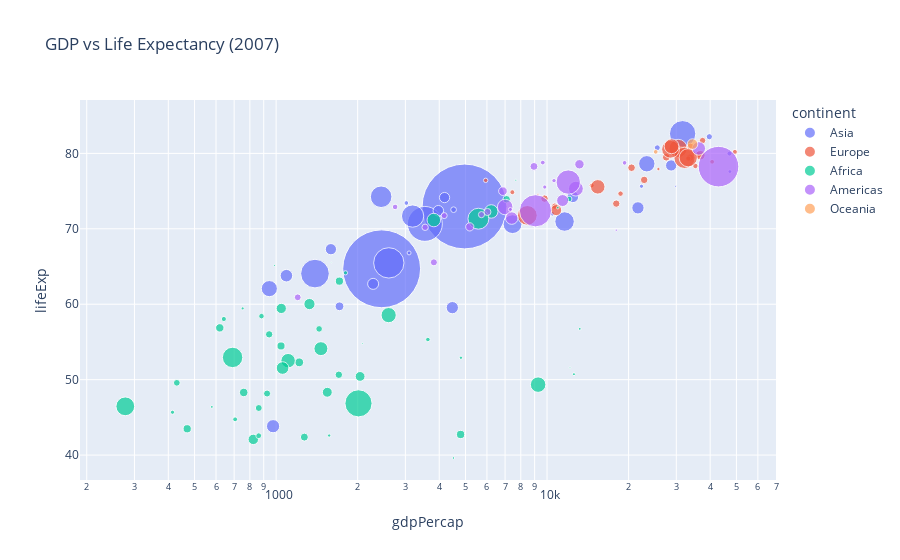

The cell this chart's notebook holds for it:
### Code cell
import plotly.express as px
import pandas as pd

# Sample data
df = px.data.gapminder().query("year == 2007")

# Interactive scatter plot
fig = px.scatter(df, x="gdpPercap", y="lifeExp",
                 size="pop", color="continent",
                 hover_name="country", log_x=True, size_max=60,
                 title="GDP vs Life Expectancy (2007)")

fig.show()

### Figure 1 — Plotly figure (JSON) as saved in the notebook; plotly's stock layout.template omitted (floating-point values rounded to 4 significant figures)
{"data": [{"hovertemplate": "<b>%{hovertext}</b><br><br>continent=Asia<br>gdpPercap=%{x}<br>lifeExp=%{y}<br>pop=%{marker.size}<extra></extra>", "hovertext": ["Afghanistan", "Bahrain", "Bangladesh", "Cambodia", "China", "Hong Kong, China", "India", "Indonesia", "Iran", "Iraq", "Israel", "Japan", "Jordan", "Korea, Dem. Rep.", "Korea, Rep.", "Kuwait", "Lebanon", "Malaysia", "Mongolia", "Myanmar", "Nepal", "Oman", "Pakistan", "Philippines", "Saudi Arabia", "Singapore", "Sri Lanka", "Syria", "Taiwan", "Thailand", "Vietnam", "West Bank and Gaza", "Yemen, Rep."], "legendgroup": "Asia", "marker": {"color": "#636efa", "size": [31889923, 708573, 150448339, 14131858, 1318683096, 6980412, 1110396331, 223547000, 69453570, 27499638, 6426679, 127467972, 6053193, 23301725, 49044790, 2505559, 3921278, 24821286, 2874127, 47761980, 28901790, 3204897, 169270617, 91077287, 27601038, 4553009, 20378239, 19314747, 23174294, 65068149, 85262356, 4018332, 22211743], "sizemode": "area", "sizeref": 366300.0, "symbol": "circle"}, "mode": "markers", "name": "Asia", "orientation": "v", "showlegend": true, "type": "scatter", "x": [974.6, 29800.0, 1391.0, 1714.0, 4959.0, 39720.0, 2452.0, 3541.0, 11610.0, 4471.0, 25520.0, 31660.0, 4519.0, 1593.0, 23350.0, 47310.0, 10460.0, 12450.0, 3096.0, 944.0, 1091.0, 22320.0, 2606.0, 3190.0, 21650.0, 47140.0, 3970.0, 4185.0, 28720.0, 7458.0, 2442.0, 3025.0, 2281.0], "xaxis": "x", "y": [43.83, 75.64, 64.06, 59.72, 72.96, 82.21, 64.7, 70.65, 70.96, 59.55, 80.75, 82.6, 72.53, 67.3, 78.62, 77.59, 71.99, 74.24, 66.8, 62.07, 63.78, 75.64, 65.48, 71.69, 72.78, 79.97, 72.4, 74.14, 78.4, 70.62, 74.25, 73.42, 62.7], "yaxis": "y"}, {"hovertemplate": "<b>%{hovertext}</b><br><br>continent=Europe<br>gdpPercap=%{x}<br>lifeExp=%{y}<br>pop=%{marker.size}<extra></extra>", "hovertext": ["Albania", "Austria", "Belgium", "Bosnia and Herzegovina", "Bulgaria", "Croatia", "Czech Republic", "Denmark", "Finland", "France", "Germany", "Greece", "Hungary", "Iceland", "Ireland", "Italy", "Montenegro", "Netherlands", "Norway", "Poland", "Portugal", "Romania", "Serbia", "Slovak Republic", "Slovenia", "Spain", "Sweden", "Switzerland", "Turkey", "United Kingdom"], "legendgroup": "Europe", "marker": {"color": "#EF553B", "size": [3600523, 8199783, 10392226, 4552198, 7322858, 4493312, 10228744, 5468120, 5238460, 61083916, 82400996, 10706290, 9956108, 301931, 4109086, 58147733, 684736, 16570613, 4627926, 38518241, 10642836, 22276056, 10150265, 5447502, 2009245, 40448191, 9031088, 7554661, 71158647, 60776238], "sizemode": "area", "sizeref": 366300.0, "symbol": "circle"}, "mode": "markers", "name": "Europe", "orientation": "v", "showlegend": true, "type": "scatter", "x": [5937.0, 36130.0, 33690.0, 7446.0, 10680.0, 14620.0, 22830.0, 35280.0, 33210.0, 30470.0, 32170.0, 27540.0, 18010.0, 36180.0, 40680.0, 28570.0, 9254.0, 36800.0, 49360.0, 15390.0, 20510.0, 10810.0, 9787.0, 18680.0, 25770.0, 28820.0, 33860.0, 37510.0, 8458.0, 33200.0], "xaxis": "x", "y": [76.42, 79.83, 79.44, 74.85, 73.0, 75.75, 76.49, 78.33, 79.31, 80.66, 79.41, 79.48, 73.34, 81.76, 78.89, 80.55, 74.54, 79.76, 80.2, 75.56, 78.1, 72.48, 74.0, 74.66, 77.93, 80.94, 80.88, 81.7, 71.78, 79.42], "yaxis": "y"}, {"hovertemplate": "<b>%{hovertext}</b><br><br>continent=Africa<br>gdpPercap=%{x}<br>lifeExp=%{y}<br>pop=%{marker.size}<extra></extra>", "hovertext": ["Algeria", "Angola", "Benin", "Botswana", "Burkina Faso", "Burundi", "Cameroon", "Central African Republic", "Chad", "Comoros", "Congo, Dem. Rep.", "Congo, Rep.", "Cote d'Ivoire", "Djibouti", "Egypt", "Equatorial Guinea", "Eritrea", "Ethiopia", "Gabon", "Gambia", "Ghana", "Guinea", "Guinea-Bissau", "Kenya", "Lesotho", "Liberia", "Libya", "Madagascar", "Malawi", "Mali", "Mauritania", "Mauritius", "Morocco", "Mozambique", "Namibia", "Niger", "Nigeria", "Reunion", "Rwanda", "Sao Tome and Principe", "Senegal", "Sierra Leone", "Somalia", "South Africa", "Sudan", "Swaziland", "Tanzania", "Togo", "Tunisia", "Uganda", "Zambia", "Zimbabwe"], "legendgroup": "Africa", "marker": {"color": "#00cc96", "size": [33333216, 12420476, 8078314, 1639131, 14326203, 8390505, 17696293, 4369038, 10238807, 710960, 64606759, 3800610, 18013409, 496374, 80264543, 551201, 4906585, 76511887, 1454867, 1688359, 22873338, 9947814, 1472041, 35610177, 2012649, 3193942, 6036914, 19167654, 13327079, 12031795, 3270065, 1250882, 33757175, 19951656, 2055080, 12894865, 135031164, 798094, 8860588, 199579, 12267493, 6144562, 9118773, 43997828, 42292929, 1133066, 38139640, 5701579, 10276158, 29170398, 11746035, 12311143], "sizemode": "area", "sizeref": 366300.0, "symbol": "circle"}, "mode": "markers", "name": "Africa", "orientation": "v", "showlegend": true, "type": "scatter", "x": [6223.0, 4797.0, 1441.0, 12570.0, 1217.0, 430.1, 2042.0, 706.0, 1704.0, 986.1, 277.6, 3633.0, 1545.0, 2082.0, 5581.0, 12150.0, 641.4, 690.8, 13210.0, 752.7, 1328.0, 942.7, 579.2, 1463.0, 1569.0, 414.5, 12060.0, 1045.0, 759.3, 1043.0, 1803.0, 10960.0, 3820.0, 823.7, 4811.0, 619.7, 2014.0, 7670.0, 863.1, 1598.0, 1712.0, 862.5, 926.1, 9270.0, 2602.0, 4513.0, 1107.0, 883.0, 7093.0, 1056.0, 1271.0, 469.7], "xaxis": "x", "y": [72.3, 42.73, 56.73, 50.73, 52.3, 49.58, 50.43, 44.74, 50.65, 65.15, 46.46, 55.32, 48.33, 54.79, 71.34, 51.58, 58.04, 52.95, 56.73, 59.45, 60.02, 56.01, 46.39, 54.11, 42.59, 45.68, 73.95, 59.44, 48.3, 54.47, 64.16, 72.8, 71.16, 42.08, 52.91, 56.87, 46.86, 76.44, 46.24, 65.53, 63.06, 42.57, 48.16, 49.34, 58.56, 39.61, 52.52, 58.42, 73.92, 51.54, 42.38, 43.49], "yaxis": "y"}, {"hovertemplate": "<b>%{hovertext}</b><br><br>continent=Americas<br>gdpPercap=%{x}<br>lifeExp=%{y}<br>pop=%{marker.size}<extra></extra>", "hovertext": ["Argentina", "Bolivia", "Brazil", "Canada", "Chile", "Colombia", "Costa Rica", "Cuba", "Dominican Republic", "Ecuador", "El Salvador", "Guatemala", "Haiti", "Honduras", "Jamaica", "Mexico", "Nicaragua", "Panama", "Paraguay", "Peru", "Puerto Rico", "Trinidad and Tobago", "United States", "Uruguay", "Venezuela"], "legendgroup": "Americas", "marker": {"color": "#ab63fa", "size": [40301927, 9119152, 190010647, 33390141, 16284741, 44227550, 4133884, 11416987, 9319622, 13755680, 6939688, 12572928, 8502814, 7483763, 2780132, 108700891, 5675356, 3242173, 6667147, 28674757, 3942491, 1056608, 301139947, 3447496, 26084662], "sizemode": "area", "sizeref": 366300.0, "symbol": "circle"}, "mode": "markers", "name": "Americas", "orientation": "v", "showlegend": true, "type": "scatter", "x": [12780.0, 3822.0, 9066.0, 36320.0, 13170.0, 7007.0, 9645.0, 8948.0, 6025.0, 6873.0, 5728.0, 5186.0, 1202.0, 3548.0, 7321.0, 11980.0, 2749.0, 9809.0, 4173.0, 7409.0, 19330.0, 18010.0, 42950.0, 10610.0, 11420.0], "xaxis": "x", "y": [75.32, 65.55, 72.39, 80.65, 78.55, 72.89, 78.78, 78.27, 72.23, 74.99, 71.88, 70.26, 60.92, 70.2, 72.57, 76.19, 72.9, 75.54, 71.75, 71.42, 78.75, 69.82, 78.24, 76.38, 73.75], "yaxis": "y"}, {"hovertemplate": "<b>%{hovertext}</b><br><br>continent=Oceania<br>gdpPercap=%{x}<br>lifeExp=%{y}<br>pop=%{marker.size}<extra></extra>", "hovertext": ["Australia", "New Zealand"], "legendgroup": "Oceania", "marker": {"color": "#FFA15A", "size": [20434176, 4115771], "sizemode": "area", "sizeref": 366300.0, "symbol": "circle"}, "mode": "markers", "name": "Oceania", "orientation": "v", "showlegend": true, "type": "scatter", "x": [34440.0, 25190.0], "xaxis": "x", "y": [81.23, 80.2], "yaxis": "y"}], "layout": {"autosize": true, "legend": {"itemsizing": "constant", "title": {"text": "continent"}, "tracegroupgap": 0}, "title": {"text": "GDP vs Life Expectancy (2007)"}, "xaxis": {"anchor": "y", "autorange": true, "domain": [0, 1], "range": [2.277, 4.844], "title": {"text": "gdpPercap"}, "type": "log"}, "yaxis": {"anchor": "x", "autorange": true, "domain": [0, 1], "range": [36.03, 89.83], "title": {"text": "lifeExp"}, "type": "linear"}}}
